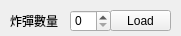
<?xml version="1.0" encoding="UTF-8"?>
<ui version="4.0">
 <class>MineAmountBoard</class>
 <widget class="QWidget" name="MineAmountBoard">
  <property name="geometry">
   <rect>
    <x>0</x>
    <y>0</y>
    <width>181</width>
    <height>36</height>
   </rect>
  </property>
  <property name="windowTitle">
   <string>Form</string>
  </property>
  <widget class="QLabel" name="label">
   <property name="geometry">
    <rect>
     <x>10</x>
     <y>10</y>
     <width>51</width>
     <height>21</height>
    </rect>
   </property>
   <property name="text">
    <string>炸彈數量</string>
   </property>
  </widget>
  <widget class="QSpinBox" name="bomb">
   <property name="geometry">
    <rect>
     <x>70</x>
     <y>10</y>
     <width>41</width>
     <height>22</height>
    </rect>
   </property>
  </widget>
  <widget class="QPushButton" name="pushButton">
   <property name="geometry">
    <rect>
     <x>110</x>
     <y>10</y>
     <width>61</width>
     <height>21</height>
    </rect>
   </property>
   <property name="text">
    <string>Load</string>
   </property>
  </widget>
 </widget>
 <resources/>
 <connections/>
</ui>
